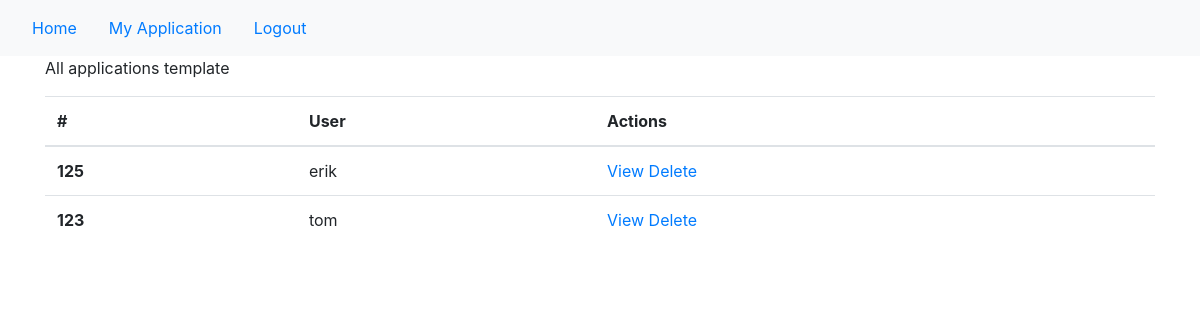
The app's page /applications/ (signed in) with its own data.
### main/models.py (models this page shows, shortened)
class Application(models.Model):
    user = models.OneToOneField(User,on_delete=models.CASCADE, null=True) #change null=True
    updated = models.DateTimeField(auto_now=True)
    created = models.DateTimeField(auto_now_add=True) #time created should be when has_applied=True
    is_validated = models.BooleanField(default=False)
    class Meta:
        ordering = ['-updated', '-created']
        permissions = [
            ("validate_application", "Can validate an application")
        ]

class User(AbstractUser):
    has_applied = models.BooleanField(default=False)
    fathers_name = models.CharField(max_length=150, null=True)
    mothers_name = models.CharField(max_length=150, null=True)
    class Sex(models.TextChoices):
        male = "male"
        female = "female"
    sex = models.CharField(
        max_length=6,
        choices=Sex.choices,
        null=True
    )
    class Marital_status(models.TextChoices):
        married = "married"
        unmarried = "unmarried"
    marital_status = models.CharField(
        max_length=9,
        choices=Marital_status.choices,
        null=True,
        blank=True
    )
    class Μilitary_service(models.TextChoices):
        completed = "completed"
        not_completed = "not completed"
    military_service = models.CharField(
        max_length=13,
        choices=Μilitary_service.choices,
        null=True,
        blank=True
    )
    date_of_birth = models.DateField(null=True) # user should be able to choose. Maybe try date input widget
    place_of_birth = models.CharField(max_length=150, null=True)
    prefecture = models.CharField(max_length=150, null=True) #νομός
    country = models.CharField(max_length=150, null=True)
    def validate_amka(amka): #amka must be eleven digits
        if not (amka.isdigit() and len(amka) == 11):
            raise ValidationError('amka must be 11 digits')
    amka = models.CharField(max_length=11, validators=[validate_amka], null = True)
    def validate_afm(afm): #afm must be 9 digits
        if not (afm.isdigit() and len(afm) == 9):
            raise ValidationError('afm must be 9 digits')
    afm = models.CharField(max_length=9, validators=[validate_afm], null = True)

### main/views.py (the view)
# urls.py: path("applications/", views.applications, name="all_applications"),
def applications(request): #list of all applications
    applications = Application.objects.all()
    context = {'applications': applications}
    return render(request, "main/applications.html", context)

### main/templates/main/applications.html
{% extends 'main/base.html' %}
{% block content %}
<div class="home-container container">
    <p> All applications template</p>
    <div>
        <div>
            <table class="table table-hover">
                <thead>
                    <tr>
                        <th scope="col">#</th>
                        <th scope="col">User</th>
                        <th scope="col">Actions</th>
                    </tr>
                </thead>
                <tbody>
                    {% for application in applications %}
                    <tr>
                        <th scope="row">{{application.id}}</th>
                        <td>{{application.user}}</td>
                        <td><a href="/applications/{{application.id}}">View</a> <a href = "{% url 'delete_application' application.id %}">Delete</a></td>
                    </tr>
                    {% endfor %}
                </tbody>
            </table>
        </div>
    </div>
</div>
{% endblock %}

### records on screen
Application: id "125", user "erik"
Application: id "123", user "tom"
